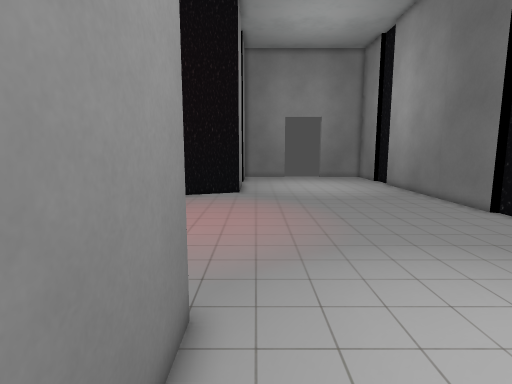
View 1 (above)

12 first-person views from a walk through a 3-D level made in the Godot game engine. The camera is 1.5 m above the floor, tilts 8° down and sees 80° across. The floor is counted in squares, 0.5 m on a side. Each view is taken from the middle of a square. On the plan, view 1 faces up. The plan holds only what a view shows up to about 20 squares ahead; the rest is blank. The place goes on beyond the plan. Some surface patterns are stand-ins.

View 2
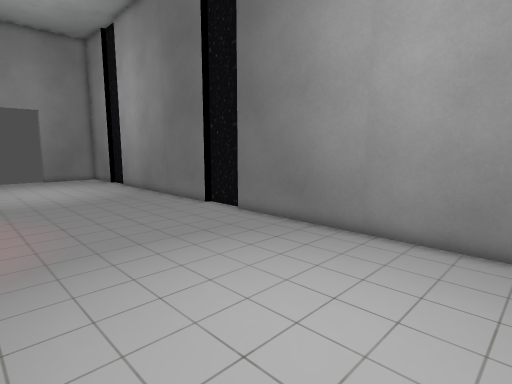

View 3
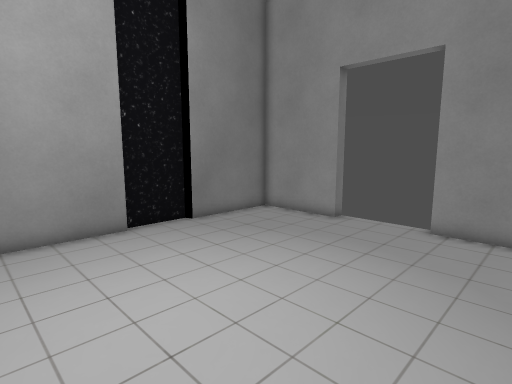

View 4
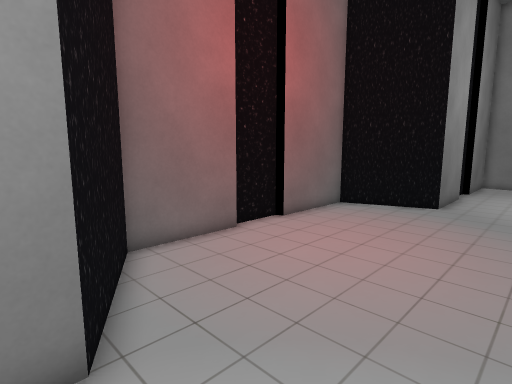

View 5
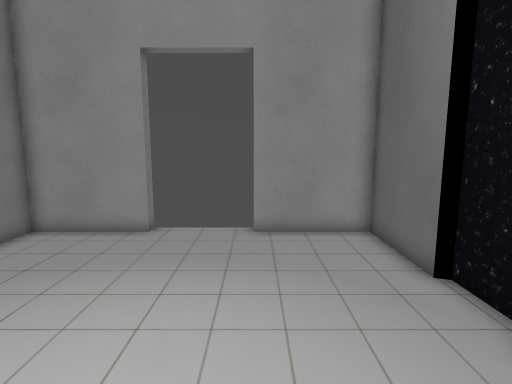

View 6
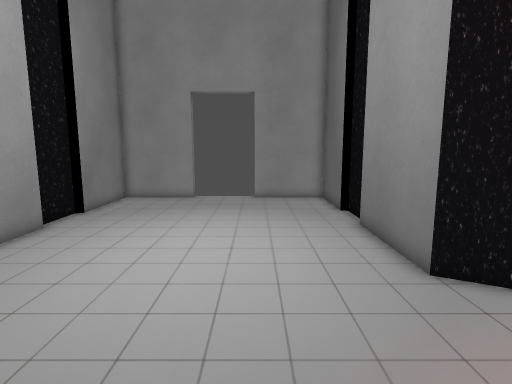

View 7
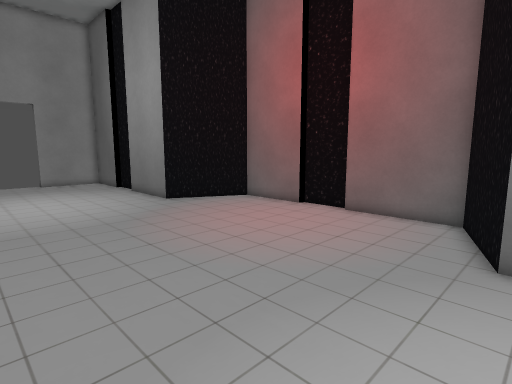

View 8
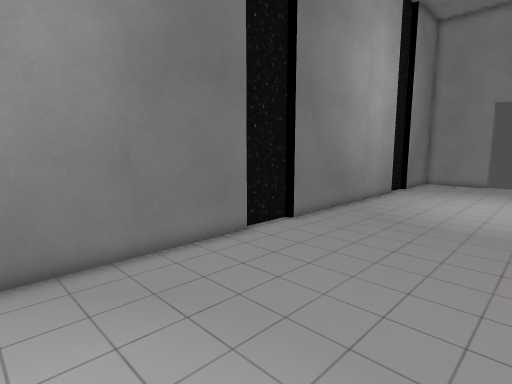

View 9
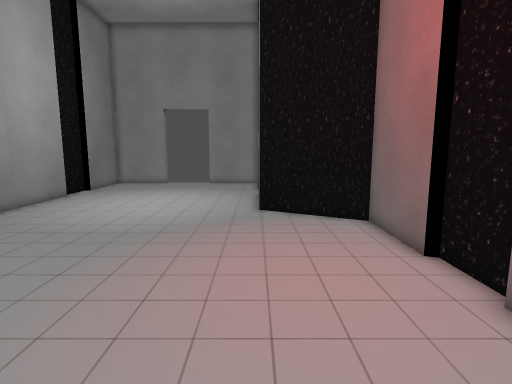

View 10
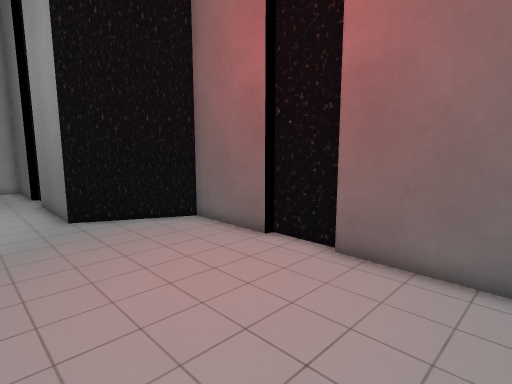

View 11
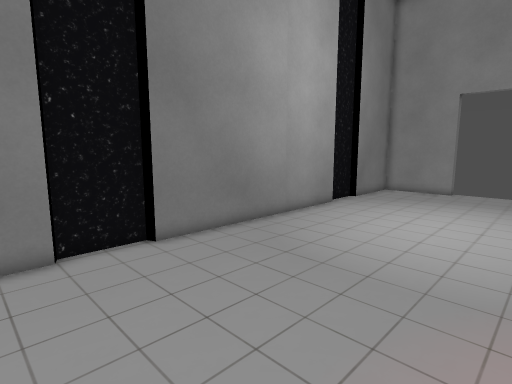

View 12
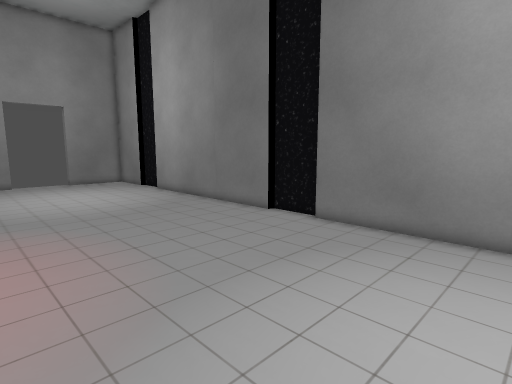

### Floor plan
Points are (right, up) in squares from view 1. A wall is a line through its corners. A room is listed if a view was taken in it or the views show most of it. See-through windows are left out.
Room 1 (views 1, 2, 3, 4, 5, 6, 7, 8, 9, 10, 11, 12)
walls: (11.5, 11.6) (11.5, 14.3); (11.2, 14.2) (11.2, 21.5); (-5.8, 11.8) (-5.8, 7.4) (-1.2, 5) (-1.2, 0); (11.2, 0.5) (11.2, 11.5); (-1.5, -1) (-1.5, -2.7); (-6.1, 14.4) (-6.1, 11.8); (-1.2, -2.7) (-1.2, -6.9) (3.1, -6.9); (11.5, -2.1) (11.5, 0.5); (-1.2, 22.5) (-1.2, 21.2) (-5.8, 19.5) (-5.8, 14.5); (6.9, -7.5) (6.9, -6.9) (11.2, -6.9) (11.2, -2.3)

Where each view was taken, in squares from view 1:
view 1: 0 up, 0 right, facing up
view 2: 0 up, 1 right, facing up-right
view 3: 5 up, 0 right, facing down-right
view 4: 4 up, 3 right, facing up-left
view 5: 4 up, 3 right, facing down
view 6: 12 up, 3 right, facing down
view 7: 22 up, 8 right, facing down-left
view 8: 22 up, 3 right, facing down-right
view 9: 20 up, 1 left, facing down
view 10: 19 up, 2 right, facing down-left
view 11: 16 up, 2 right, facing down-right
view 12: 4 up, 0 right, facing up-right
